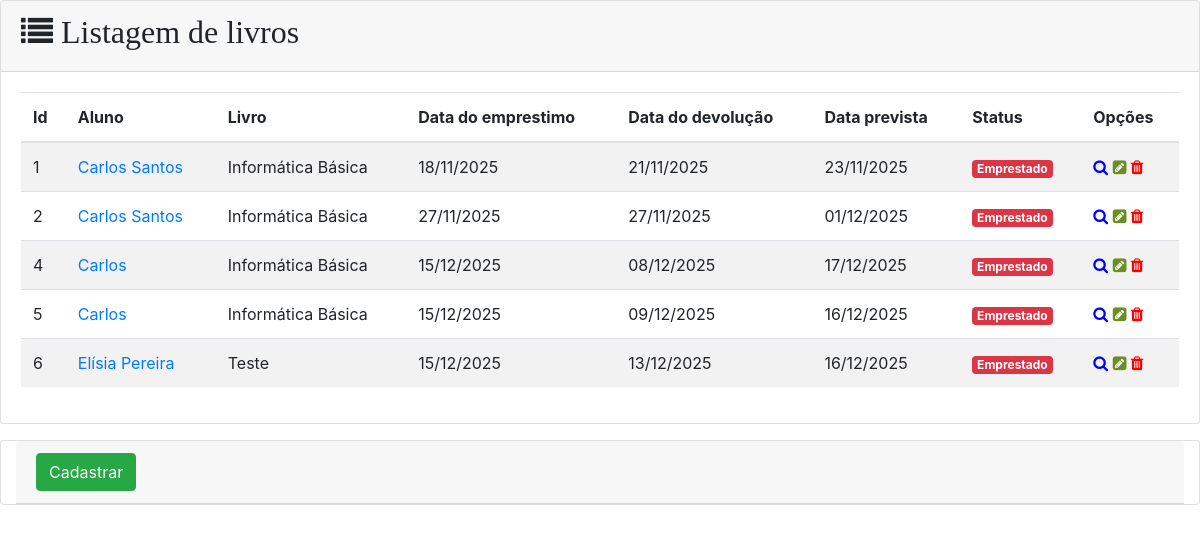
The app's page /emprestimos/listar_emprestimos/, older data.
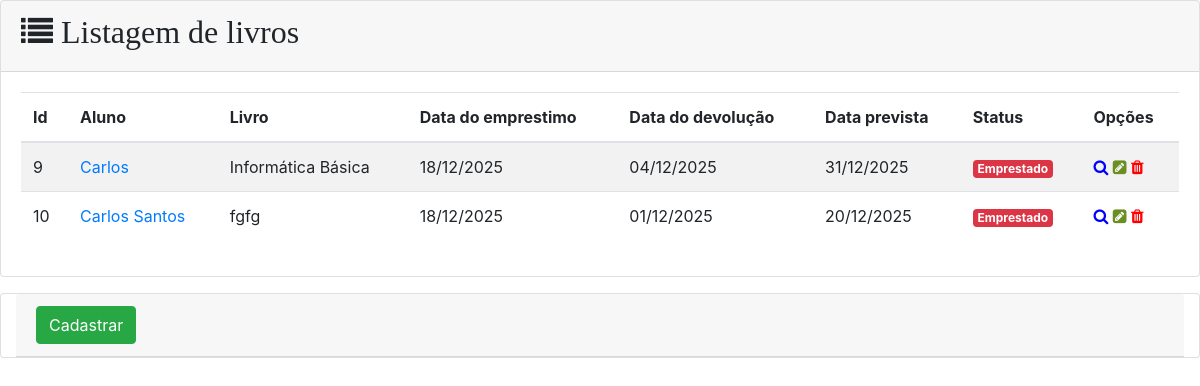
The same page, newer data.
### apps/emprestimos/models.py (models this page shows, shortened)
class Emprestimo(models.Model):
    aluno_id = models.ForeignKey(Aluno, verbose_name='Aluno', on_delete=models.CASCADE)
    livro_id = models.ForeignKey(Livro, verbose_name='Livro',on_delete=models.CASCADE)
    data_emprestimo = models.DateTimeField(verbose_name='Data Empréstimo', auto_now_add=True)
    data_devolucao = models.DateField(verbose_name='Data Devolução', default=date.today)
    data_prevista_devolucao = models.DateField(verbose_name='Previsão devolução')
    status = models.CharField(max_length=1, choices=[('E','Emprestado'), ('D','Devolvido')])
    class Meta:
        db_table = 'Emprestimo'
        verbose_name = 'Emprestimo'
        verbose_name_plural = 'Emprestimos'
        ordering = ['status']
        managed = True

### apps/alunos/models.py (models this page shows, shortened)
class Aluno(models.Model):
    nome = models.CharField(max_length=100, blank=False, null=False)
    matricula = models.CharField(max_length=20, blank=False, null=False)
    email = models.EmailField(blank=False, null=False)
    telefone = models.CharField(max_length=20, blank=False, null=False)
    data_criacao = models.DateTimeField(auto_now_add=True)
    ultima_modificacao = models.DateTimeField(auto_now=True)
    data_evento = models.DateField(default=date.today)
    class Meta:
        db_table = 'Aluno'
        verbose_name = 'Aluno'
        verbose_name_plural = 'Alunos'
        ordering = ['nome']

### apps/livros/models.py (models this page shows)
class Livro(models.Model):
    titulo = models.CharField(max_length=100, blank=False, null=False)
    autor = models.CharField(max_length=100, blank=False, null=False)
    edicao = models.CharField(max_length=2)
    editora = models.CharField(max_length=50)
    ano_publicacao = models.DateField(blank=False, null=False)
    isbn = models.CharField(max_length=14)
    numero_paginas = models.IntegerField(blank=False, null=False)
    def __str__(self):
        return self.titulo
    class Meta:
        db_table = 'Livro'
        verbose_name = 'Livro'
        verbose_name_plural = 'Livros'
        ordering = ['titulo']

### apps/emprestimos/views.py (the view)
# urls.py: path('listar_emprestimos/', views.listar_emprestimos, name='listar_emprestimos'),
def listar_emprestimos(request):
    template_name = 'emprestimos/listar_emprestimos.html'
    emprestimos = Emprestimo.objects.all()
    context = {'relacao_emprestimos': emprestimos}
    return render(request, template_name, context)

### apps/alunos/models.py (called while the page is built)
    def __str__(self):
        return self.nome

### apps/emprestimos/templates/emprestimos/listar_emprestimos.html (shortened to what this page needs)
{% load widget_tweaks %}
<!DOCTYPE html>
<html lang="pt-br">
<head>
    <link rel="stylesheet" href="https://cdn.jsdelivr.net/npm/bootstrap@4.6.1/dist/css/bootstrap.min.css">
    <link rel="stylesheet" href="https://cdnjs.cloudflare.com/ajax/libs/font-awesome/4.7.0/css/font-awesome.min.css">
</head>
<body>
    <div class="card mb-3">
        <div class="card-header">
            <h2><i class="fa fa-list"> Listagem de livros</i></h2>
        </div>
        <div class="card-body">
            <div class="table-responsive">
                <table class="table table-striped" id="dataTable" width="100%" cellspacing="0">
                    <thead>
                        <tr>
                            <th>Id</th>
                            <th>Aluno</th>
                            <th>Livro</th>
                            <th>Data do emprestimo</th>
                            <th>Data do devolução</th>
			                <th>Data prevista</th>
                            <th>Status</th>
                            <th>Opções</th>
                        </tr>
                    </thead>
                    <tbody>
                    {% for e in relacao_emprestimos %}
                        <tr>
                            <td>{{ e.id }}</td>
                            <td><a href="#">{{ e.aluno_id}}</a></td>
                            <td>{{ e.livro_id}}</td>
                            <td>{{ e.data_emprestimo | date:'d/m/Y'}}</td>
                            <td>{{ e.data_devolucao | date:'d/m/Y'}}</td>
                            <td>{{ e.data_prevista_devolucao  | date:'d/m/Y'}}</td>
                            {% if e.get_status_display == "Devolvido" %}
                                <td><span class="badge badge-success">{{ e.get_status_display }}</span></td>
                            {% else %}
                                <td><span class="badge badge-danger">{{ e.get_status_display }}</span></td>
                            {% endif %}
                            <td>
                                <a href="#">
                                    <i class="fa fa-search" aria-hidden="true" style="color: blue;"></i>
                                </a>
                                <a href="{% url 'emprestimos:editar_emprestimo' e.id %}">
                                    <i class="fa fa-pencil-square" aria-hidden="true" style="color: #6B8E23;"></i>
                                </a>
                                <a href="{% url 'emprestimos:excluir_emprestimo' e.id %}">
                                    <i class="fa fa-trash" aria-hidden="true" style="color: red;"></i>
                                </a>
                            </td>
                        </tr>
                    {% endfor %}
                    </tbody>
                </table>
            </div>
        </div>
    </div>
    <div class="col-12 card mb-3">
        <div class="card-header">
            <a href="{% url 'emprestimos:inserir_emprestimo' %}"><button class="btn btn-success">Cadastrar</button></a>
        </div>
    </div>
</body>
</html>

Row changes from the older to the newer data that the page shows:
removed Emprestimo: id "1", aluno_id "Carlos Santos", livro_id "Informática Básica", data_emprestimo "18/11/2025", data_devolucao "21/11/2025", data_prevista_devolucao "23/11/2025", status "Emprestado"
removed Emprestimo: id "2", aluno_id "Carlos Santos", livro_id "Informática Básica", data_emprestimo "27/11/2025", data_devolucao "27/11/2025", data_prevista_devolucao "01/12/2025", status "Emprestado"
removed Emprestimo: id "4", aluno_id "Carlos", livro_id "Informática Básica", data_emprestimo "15/12/2025", data_devolucao "08/12/2025", data_prevista_devolucao "17/12/2025", status "Emprestado"
removed Emprestimo: id "5", aluno_id "Carlos", livro_id "Informática Básica", data_emprestimo "15/12/2025", data_devolucao "09/12/2025", data_prevista_devolucao "16/12/2025", status "Emprestado"
removed Emprestimo: id "6", aluno_id "Elísia Pereira", livro_id "Teste", data_emprestimo "15/12/2025", data_devolucao "13/12/2025", data_prevista_devolucao "16/12/2025", status "Emprestado"
added Emprestimo: id "9", aluno_id "Carlos", livro_id "Informática Básica", data_emprestimo "18/12/2025", data_devolucao "04/12/2025", data_prevista_devolucao "31/12/2025", status "Emprestado"
added Emprestimo: id "10", aluno_id "Carlos Santos", livro_id "fgfg", data_emprestimo "18/12/2025", data_devolucao "01/12/2025", data_prevista_devolucao "20/12/2025", status "Emprestado"
